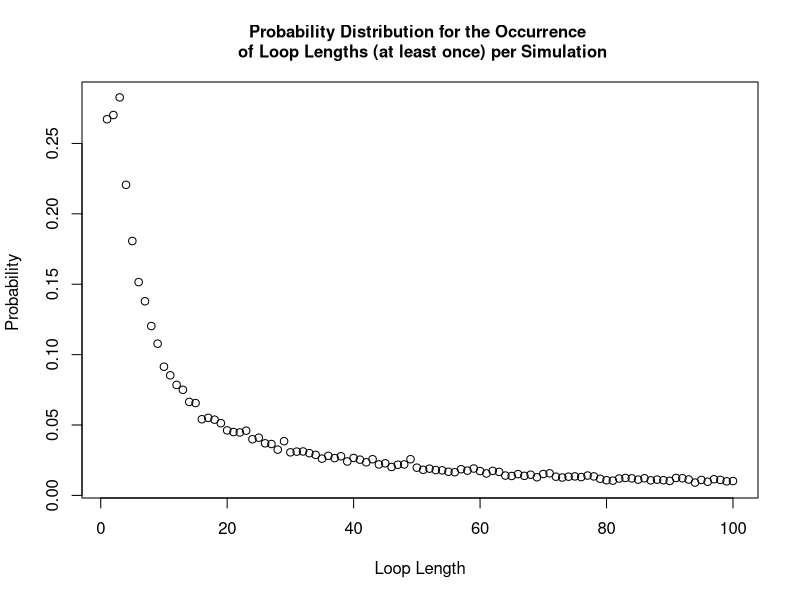

Generate this figure with R:
#### Team Members:
# Fatima Kasenally (S2443602); Wenqi Ni (s1792412); Cameron Allan (S1748084)

#### address of github repo:
# https://github.com/niwq15/SP-Group-7-A2


#### Contributions

# Functions we each made versions of:
# Cameron - Strategy1, Strategy2, Strategy3, Pone, Pall, dloop
# Wenqi - Strategy1, Strategy2, Strategy3, Pone, Pall, dloop 
# Fatima - Strategy2, Pone, Pall, dloop 

# Further Details: 

# Cameron wrote the used Strategy 3 function and added an if statement to speed up the Pall function. 
# Some attempts were made to use arrays to write more efficient strategy functions but these were slower. 
# Other versions of Pone and Pall were also made but the final versions used were faster. 
# The dloop function written was not used as other members' dloops were better.


# Wenqi created the final versions of the functions Strategy 1, Strategy 2, Pone, Pall and the probability of no loop longer than 50 
# in a random reshuffling of cards. She wrote comments for these functions and those results. 
# She also provided a version of Strategy3, dloop function and the visualisation of the probabilities sensibly. 

# Fatima created an alternative version of Strategy 2 and pone. She created the final version of pall and dloop. 
# She also provided the sample solutions for various n and strategy combinations, and wrote comments to explain the results,
# generated the probability ditribution plot and returned the total probability of success for Strategy 1


#### Overview 
# This file holds the self-contained code to use stochastic simulation to study a generalised version of the famous '100 Prisoners Problem' 
# The problem is defined as follows: 
# Consider a prison containing 2n prisoners, each with a unique identification number ranging from 1 to 2n. 
# The prison has a room with 2n boxes, each uniquely numbered from 1 to 2n and each containing a single card. 
# These cards are each labelled with a unique number between 1 and 2n. 
# Each prisoner is allowed to open n boxes to find the card with their number.
# If all 2n prisoners successfully find their cards then they all go free. 
# After their turn,the prisoners are not allowed to communicate any new information from the boxes 
# to prisoners who have yet to take their turn.
# The room is returned to its original state after each prisoner’s go. 

# Firstly, we will show 3 strategies for the prisoners, then create a 'Pone' function to estimate 
# the probability of a single prisoner successfully finding their number, then use a 'Pall' function to 
# calculate the probability of all the prisoners finding their numbers. 
# Based on the results of the individual and joint success probabilities using different strategies, 
# we will give some comments about which strategy has the highest success probabilities for 
# both individuals and the collective. 

## Each function expressing the different strategies for opening boxes to find cards will require the same 
## input parameters : n,k,cards_num. Where n parameterises the 2n number of boxes, prisoner and cards in our problem.
## k is the prisoner's number and cards_num represents the random orders of cards placed in boxes.
## Uniform input parameters allows the implemented strategy to be a variable in each simulation as each strategy 
## function is interchangeable. This is required by functions 'Pone' and 'Pall'.


## Strategy 1:

## The Strategy1 function has inputs, n, k, and 'cards_num' (the card numbers indexed by the box numbers). 
## Each prisoner with their number 'k' starts at the k-th box which contains card b. If k is not equal to b, then the prisoner 
## goes to box b and opens it. The process will be repeated until they have either found the card k or opened n boxes without finding it
## The Strategy1 function will return 'TRUE' if the prisoner k will find their number within the n tries, otherwise it will return 'FALSE'.
Strategy1 <- function(n,k,cards_num) {
  #create an empty vector to store card numbers as they are read
  cards_picked <- rep(0, n) # the prisoner can read at most n cards
  cards_picked[1] <- cards_num[k] # start at the box with his number (k) on it 
  #for each of the remaining steps, first check if he has found his card number
  #if so, he will stop; if not, he will continue to read cards
  for (b in 2:n) {
    if (cards_picked[b-1] == k) {#if the prisoner k has found his number
      return(TRUE) #yes the prisoner has successfully found his card
      break # stop here and the prisoner will not open other boxes
    } else {#otherwise prisoner will open another box with the number of the last card
      cards_picked[b] <- cards_num[cards_picked[b-1]]
    }
  }
  #check whether he finds his number in the final step
  if (cards_picked[n] != k) { #if the final number is not his number
    return(FALSE) #prisoner has failed to find his card
  } else {#if the final number is equal to his number
    return(TRUE) #prisoner has successfully found his card
  }
}

## Strategy 2:

## The Strategy2 function has inputs, n, k, and cards_num.
## This strategy follows an identical procedure to strategy 1, except that the starting box is randomly selected
## The prisoner uses the card number in each box to pick his next box to open.
## The prisoner can open at most n boxes in order to find the card with their number on it.
## The Strategy2 function will return 'TRUE' if the prisoner k will find their number within the n tries, otherwise 'FALSE'.
Strategy2 <- function(n,k,cards_num) {
  #create an empty vector to store card numbers that have been read
  cards_picked <- rep(0, n) # the prisoner can read at most n cards
  cards_picked[1] <- sample(cards_num,1)# start at a randomly selected box 
  #for each of the remaining steps, firstly check whether he has found him number card
  #if so, he will stop; if not, he will continue to read cards
  for (b in 2:n) {
    if (cards_picked[b-1] == k) {#if the prisoner k has found his number
      return(TRUE)
      break #stop here and the prisoner will not open other boxes
    } else {#otherwise prisoner will open the box with number k
      cards_picked[b] <- cards_num[cards_picked[b-1]]
    }
  }
  #check whether he finds his number in the final step
  if (cards_picked[n] != k) { #if the final number is not his number
    return(FALSE)
  } else {#if the final number is equal to his number
    return(TRUE)
  }
} #The function returns TRUE/FALSE expressing that the prisoner has FOUND/FAILED TO FIND his card 

## Strategy 3:
## The Strategy3 function has inputs, n, k, and cards_num.
## The prisoner opens n boxes at random, without replacement and the prisoner will open n different boxes. 
## The Strategy3 function will return 'TRUE' if the prisoner k will find their number within the n tries, otherwise 'FALSE'.
Strategy3 <- function(n,k,cards_num){ 
  cards_picked <- sample(cards_num,n,replace=FALSE) # Randomly select n boxes from cards_num to open
  any(k == cards_picked) # check whether the prisoner's number appears in the selected card_num
} # End function


## The 'Pone' function takes the inputs 'n', 'k', 'strategy' and 'nreps' (the number of replicate simulations).
## 'Pone' is a function which calculates the probability of an individual prisoner 'k' finding his card number amoungst 2n boxes. 
## The prisoner can open n boxes and the trial is simulated nreps times. In each simulation a set-up is generated and one strategy 
## is used for the prisoner's search. The outcome of each simulation is recorded (success/failure) and 
## (total number of successes/nreps) calculates the probability that the prisoner finds his card. This probability is the function output. 
Pone <- function(n,k,strategy,nreps) {
  # create an empty vector to store the outcome of each simulation as 1/0 = Success/ Failure to find his card
  success <- rep(0, nreps)
  for (i in 1:nreps) {
    # simulate the random order of card numbers
    cards_num <- sample(1:(2*n), 2*n, replace=FALSE)
    success[i] <- strategy(n,k,cards_num)
  }
  # return the frequentist probability of success as: 
  # total number of simulated successes / total number of simulations
  return(sum(success)/nreps)
}


## The 'Pall' function takes the inputs 'n', 'strategy' and 'nreps'.
## 'Pall' is a function to find the probability of all the 2n prisoners finding their cards in a single simulation
## and all being able to escape. All prisoners must use the same strategy. The probability is calculated by finding
## the total number of all prisoner successes and dividing by the number of simulations run (nreps).
## The Function then returns this probability as the output.
Pall <- function(n,strategy,nreps) {
  #create a vector to record the result of each simulation with default values of 1s
  num_success <- rep(1,nreps)
  for (i in 1:nreps) {#for each simulation
    #generate a random order of card numbers
    cards_num <- sample(1:(2*n), 2*n, replace=FALSE)
    #use the strategies to calculate whether each prisoner can find their correct number within n times
    for (k in 1:(2*n)) {
      result <- strategy(n,k,cards_num) # save the result of strategy for the k-th prisoner
      num_success[i] <- num_success[i] * result # if result is 1 keep 1 in the vector. If 0 change to 0.
      if (result == 0){ # stop if any prisoner does not escape, this cuts down simulation run-time
        break
      }
    }
  }
  # return the frequentist probability as: total number of simulated successes / total number of simulated trials
  return(sum(num_success)/nreps)
}

### Sample Results ###

### individual prisoner probabilities: 
### Pone takes args: n,k,strategy,nreps

Pone(5,5,Strategy1,10000)
Pone(50,50,Strategy1,10000)
# one prisoner & strategy 1: prob success ~ 50%  (for all n)

Pone(5,5,Strategy2,10000)
Pone(50,50,Strategy2,10000)
# one prisoner & strategy 2: prob success ~40%  (n=5) ~37%  (n>50)

Pone(5,5,Strategy3,10000)
Pone(50,50,Strategy3,10000)
# one prisoner & strategy 3: prob success ~50%  (for all n)

### joint probabilities for all prisoners as a collective:  
### Pall takes args: n,strategy,nreps


Pall(5,Strategy1,10000)
Pall(50,Strategy1,10000)
#10 prisoners & strategy 1: prob success ~35% (n=5)
#100 prisoners & strategy 1: prob success ~31% (n=50)

Pall(5,Strategy2,10000)
Pall(50,Strategy2,10000)
#10 prisoners & strategy 2: prob success ~0.01%  (n=5)
#100 prisoners & strategy 2: prob success ~0% (smaller than precision)  (n=50)

Pall(5,Strategy3,10000)
Pall(50,Strategy3,10000)
#10 prisoners & strategy 3: prob success ~0.1%  (n=5)
#100 prisoners & strategy 3: prob success ~0% (smaller than precision) (n=50)


## Remarks

## Strategy 1 and Strategy 3 have similar individual success probabilities of 50%. 
## Strategy 1 has much higher joint success probability of above 30%, while Strategy 3 only has 0%.
## It demonstrates that there is something intelligent in Strategy 1's design.
## Strategy 2 has a lower marginal probability for success than the others, and a joint probability close to 0. 

## More explanations
## For Strategy 1, consider the distribution of maximum loop lengths amongst the boxes and cards. The cycle of box and card numbers 
## must eventually return the prisoner to open a box with his card number inside if he is allowed to open as many boxes as he wants, 
## as the numbers used are part of a finite sequence. Thus, the high joint success probability can be calculated as the cumulative 
## probability of the maximum loop length being less than n, which we have determined to be approximately 31%.

## For Strategy 2, the marginal probability is lower than 50% because the conditions for the prisoner's success are 1.the prisoner 
## select the correct loop with his card in it at random; 2.the loop he picks must also be shorter than n. 
## Our results show that the probability is about 37-40% (varies with n). The joint probability tends to 0 for the similar reason as strategy 3.

## For Strategy 3, the probability of finding their card every time they open a box is 1/2n and if he opens n boxes at random the 
## probability of finding his card is n/2n (=50%). For 2n prisoners all finding their cards in a simulation we multiply the independent 
## marginal probabilities to produce a joint probability of (0.5)^(2n), which tends to 0 as n increases. 


## The 'dloop' function has inputs: 'n' and 'nreps'. 
## 'dloop' is a function which returns the probability distribution vector for each loop length occuring in a simulation.
## It takes the parameters n (making 2n boxes) and nreps (to make nreps simulations). In each simulation all the boxes 
## are opened and the lengths of all loops are counted. All the loop lengths are then tabulated and divided by nreps. 
## This creates a probability vector (prob_vec_y = probability of each loop length occurring at least once),
## this is the output of the function. 
dloop <- function(n, nreps) {
  each_loop_lengths <- c() #list to store the loop lengths generated by all simulations
  
  for (i in 1:nreps){ 
    #simulate a new set of boxes for each simulation
    cards_num <- sample(1 : (2*n), 2*n , replace=FALSE) 
    #store a list of closed boxes in each simulation
    unopened_boxes <- 1:(2*n)
    
    #store the unique loop lengths generated from each simulation 
    new_loop_lengths <- c()
    
    #scan for loops, (while more than 2 boxes are still closed, indexing breaks down for smaller loops)
    while (length(unopened_boxes) > 2 ){
      #pick the smallest number unopened box and store the value of the card inside 
      cards_picked <- cards_num[unopened_boxes[1]]
      
      #pick your next box according to your last card and scan each closed loop
      for (b in 2:length(unopened_boxes)){ #max loop length is the number of closed boxes
        #store the number of the latest card
        cards_picked <- c(cards_picked, cards_num[cards_picked[b-1]])
      }#end for 
      
      
      #scanning the last 2 boxes
      if (length(unopened_boxes) == 2 && cards_num[unopened_boxes[1]] == unopened_boxes[2]) {
        #we have found a 2 item long loop 
        new_loop_lengths <- c(new_loop_lengths, 2) 
      } else if ((length(unopened_boxes) == 2) && (cards_num[unopened_boxes[1]] == unopened_boxes[1])) {
        #we have found one or more loops with length 1
        new_loop_lengths <- c(new_loop_lengths, 1) 
      }
      
      #add your new loop length to your list 
      new_loop_lengths <- c(new_loop_lengths, length(unique(cards_picked))) 
      
      #remove the boxes opened 
      unopened_boxes <- setdiff(unopened_boxes,unique(cards_picked))
    } #end while 
    
    #store the uniquely occuring loop lengths from each simulation in a global simulation list 
    each_loop_lengths <- c(each_loop_lengths, unique(new_loop_lengths))
    
    
  } #end for 
  prob_vec_y <- tabulate(each_loop_lengths)/nreps #probability vector for the occurrence of each type of loop length 
  #function outputs the probability distribution 
  return(prob_vec_y)
  
}#end function




#testing the distribution for n=50
n = 50 
#variable storing our probability distribution using function dloop
prob_vec <- dloop(n, 10000)

##plotting the probability distribution
#create an x axis 
x_axis <- 1:length(prob_vec)
plot(x_axis, prob_vec, xlab = "Loop Length", ylab = "Probability ", main = "Probability Distribution for the Occurrence \n of Loop Lengths (at least once) per Simulation", cex.main = 1)

#output the probability distribution vector: 
cat("your probability vector for producing at least one loop of length i: \n", prob_vec, "\n")

## Note that 'no loop length longer than 50' indicates that the max loop length is 50. 
## P(no loop longer than 50) = 1 - P(there exist loop lengths larger than 50)
## Since the total loop lengths must sum to 2n, the loops of length greater than n can only occur once.
## It implies that P(loop length >n occurs at least once ) = P(loop length >n occurs exactly once ).
## Thus, P(there exist loop lengths larger than 50) is equal to the sum of P(there exists loop length i) where i ranges from 51 to 100. 

cat( "Probability of Strategy 1 succeeding: \n", 1 - sum(prob_vec[(n+1):(2*n)]), "\n this is also the probability of the maximum loop length being no more than n")
